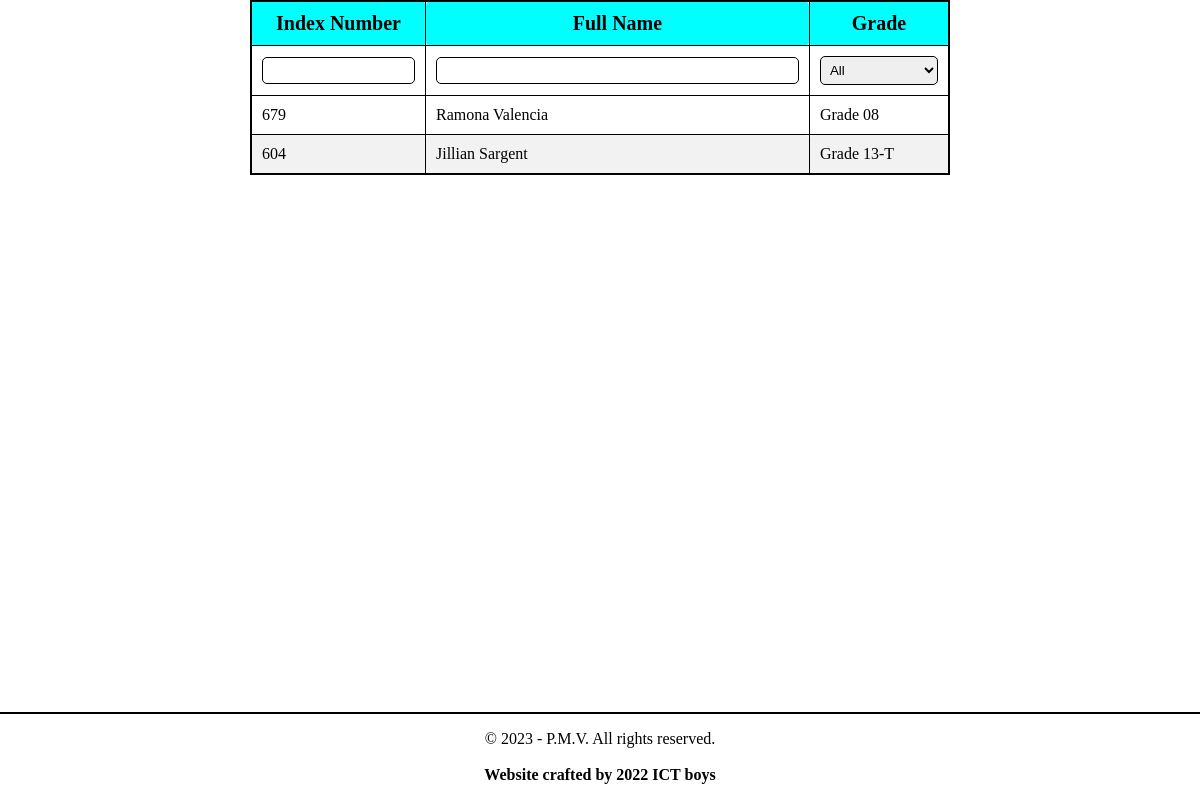
The page /students/ on the database as committed earlier.
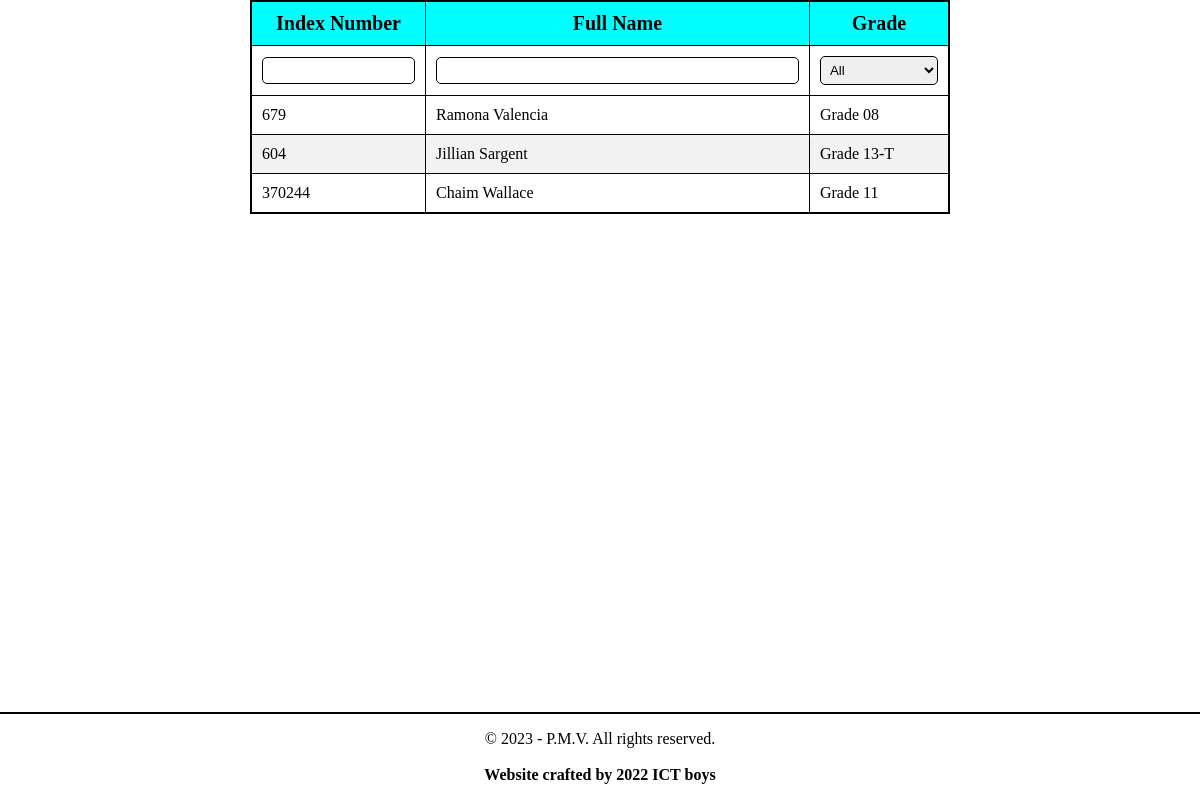
The same page on the database as committed later.
### StudentInfoHandler/models.py (models this page shows, shortened)
class StudentInfo(models.Model):
    index_number = models.CharField(primary_key=True, unique=True, max_length=8)
    full_name = models.CharField(max_length=255)
    name_with_initials = models.CharField(max_length=255)
    date_of_birth = models.CharField(max_length=20)
    gender = models.CharField(max_length=6)
    enrolled_date = models.CharField(max_length=20)
    address = models.TextField()
    special_notes = models.TextField()
    class_info = models.ForeignKey('EDUInfoHandler.ClassInfo', on_delete=models.CASCADE)
    buckets = models.CharField(max_length=20, default="")
    RFID_key = models.TextField()

### StudentInfoHandler/views.py (the view)
# urls.py: path("", StudentListView.as_view(), name="StudentListView"),
class StudentListView(View):
    def get(self, request):
        log_file('Requested Student List')
        data = request.GET
        filter_kwargs = {}
        try:
            if data['class'] != 'all':
                filter_kwargs['class_info'] = ClassInfo.objects.get(id=data['class'])
        except:
            pass
        try:
            filter_kwargs['full_name__contains'] = data['name']
        except:
            pass
        try:
            filter_kwargs['index_number__contains'] = data['index_number']
        except:
            pass
        students_filtered = StudentInfo.objects.filter(**filter_kwargs)[:100]
        return_data = []
        for student in students_filtered:
            return_data.append({
                "index_number" : student.index_number,
                "student_name" : student.full_name,
                "class" : 'Grade ' + student.class_info.class_name
            })
        if data.get('data'):
            log_file(f'Returnng JSON of {return_data}')
            return JsonResponse(return_data, safe=False)
        log_file(f'Returnng rendered {return_data}')
        return render(request, template_name="all_students_admin_pc.html", context={
            'students': return_data,
            'current_classes': ClassInfo.objects.all().order_by('class_name')
            })

### manage.py (called while the page is built)
def log_file(string):
    if settings.DEBUG:
        with open('log.txt', 'a') as f:
            f.write(f'[{datetime.now().strftime("%d/%m/%Y %H:%M:%S")}] {string} \n')

### StudentInfoHandler/templates/all_students_admin_pc.html (shortened to what this page needs)
<!DOCTYPE html>
<html lang="en">
<head>
</head>
<body>
  <table class="my-table" border="1">
    <colgroup>
      <col span="1" style="width: 25%;">
      <col span="1" style="width: 55%;">
      <col span="1" style="width: 20%;">
    </colgroup>
    <thead>
      <tr>
        <td><b>Index Number</b></td>
        <td><b>Full Name</b></td>
        <td><b>Grade</b></td>
      </tr>
    </thead>
    <tr>
      <td><input type="number" name="integerInput"  id="index_number"></td>
      <td><input type="text" name="charInput" id="student_name"></td>
      <td>
        <select id="grade" onchange="changeGrade()">
          <option value="all">All</option>
        </select>
      </td>
    </tr>
    <tbody>
      {% for student in students %}
      <tr>
        <td>
          {{ student.index_number }}
        </td>
        <td>
          <a href="/student/{{ student.index_number }}">{{ student.student_name }}</a>
        </td>
        <td>
          {{ student.class }}
        </td>
      </tr>
      {% endfor %}
    </tbody>
  </table>
  <br>
  <footer>
    <p>&copy; 2023 - P.M.V. All rights reserved.<br><br><b>Website crafted by 2022 ICT boys</b></p>
  </footer>
</body>
</html>

Rows that differ between the two databases and show on the page:
added StudentInfo: index_number "370244", student_name "Chaim Wallace"
Other text that changed with them:
new list line: "Grade 11"
